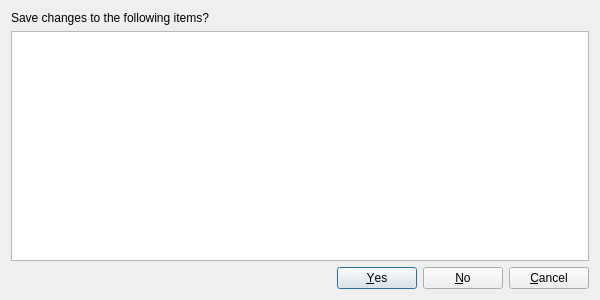
<?xml version="1.0" encoding="UTF-8"?>
<ui version="4.0">
 <class>rgUnsavedItemsDialog</class>
 <widget class="QDialog" name="rgUnsavedItemsDialog">
  <property name="geometry">
   <rect>
    <x>0</x>
    <y>0</y>
    <width>600</width>
    <height>300</height>
   </rect>
  </property>
  <property name="windowTitle">
   <string>Dialog</string>
  </property>
  <layout class="QVBoxLayout" name="verticalLayout">
   <item>
    <widget class="QLabel" name="unsavedChangeLabel">
     <property name="text">
      <string>Save changes to the following items?</string>
     </property>
    </widget>
   </item>
   <item>
    <widget class="QListWidget" name="fileListWidget"/>
   </item>
   <item>
    <layout class="QHBoxLayout" name="horizontalLayout">
     <property name="leftMargin">
      <number>0</number>
     </property>
     <property name="topMargin">
      <number>0</number>
     </property>
     <property name="rightMargin">
      <number>0</number>
     </property>
     <property name="bottomMargin">
      <number>0</number>
     </property>
     <item>
      <spacer name="horizontalSpacer">
       <property name="orientation">
        <enum>Qt::Horizontal</enum>
       </property>
       <property name="sizeHint" stdset="0">
        <size>
         <width>40</width>
         <height>20</height>
        </size>
       </property>
      </spacer>
     </item>
     <item>
      <widget class="QPushButton" name="yesPushButton">
       <property name="cursor">
        <cursorShape>PointingHandCursor</cursorShape>
       </property>
       <property name="text">
        <string>&amp;Yes</string>
       </property>
      </widget>
     </item>
     <item>
      <widget class="QPushButton" name="noPushButton">
       <property name="cursor">
        <cursorShape>PointingHandCursor</cursorShape>
       </property>
       <property name="text">
        <string>&amp;No</string>
       </property>
      </widget>
     </item>
     <item>
      <widget class="QPushButton" name="cancelPushButton">
       <property name="cursor">
        <cursorShape>PointingHandCursor</cursorShape>
       </property>
       <property name="text">
        <string>&amp;Cancel</string>
       </property>
      </widget>
     </item>
    </layout>
   </item>
  </layout>
 </widget>
 <resources/>
 <connections/>
</ui>
